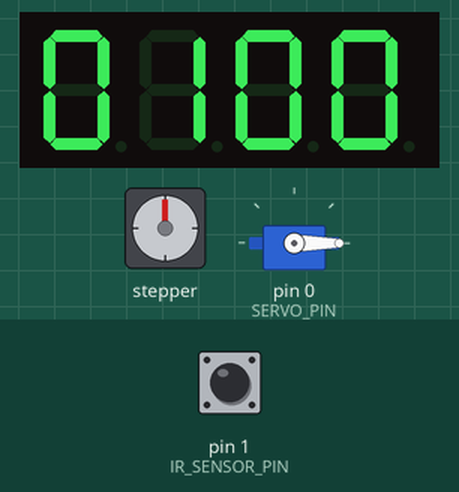
Simulated run of this sketch. Board: Arduino Uno, built with avr-gcc and run on an emulated ATmega328P. Shown: 4-digit seven-segment display, stepper motor, servo. Wiring (inferred from the names in the program): 4-digit 7-segment display, segments lit when HIGH: segments pin 2, pin 3, pin 4, pin 5, pin 6, pin 7, pin 8, pin 9; digit selects pin 10, pin 11, pin 12, pin 13; stepper motor (2048 steps per turn assumed): coils A0, A1, A2, A3. Inputs (shaded band) come from the test bench; at power-on: pin 1 (IR_SENSOR_PIN) LOW. The segment pins are drawn as the display they are named for.

Above: at 1.2 s.
1.3 s: pin 1 (IR_SENSOR_PIN) driven HIGH
At 3.6 s:
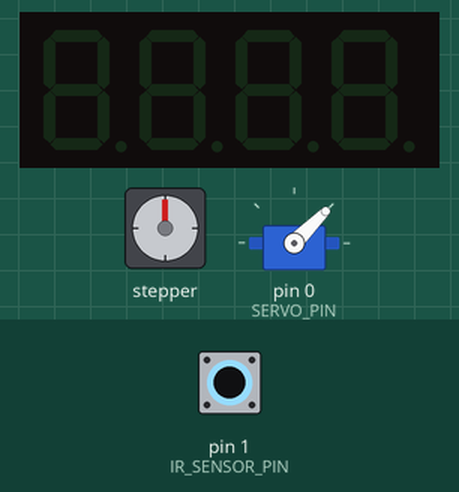
3.9 s: pin 1 (IR_SENSOR_PIN) pulsed LOW 2 times (0.12 s each, 0.3 s apart)
At 4.06 s:
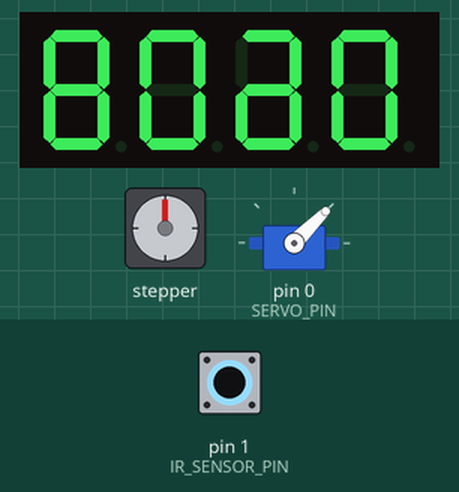
Timing chart, 0 to 6.9 s (numbered marks = the images above; inputs shaded):
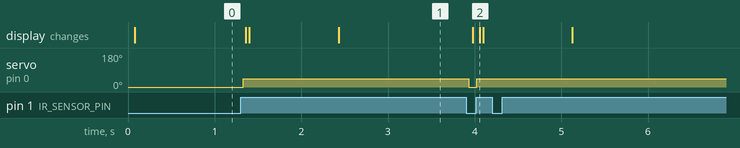

The sketch:

parking_lot_counter.ino
```cpp
#include <Servo.h>

#define trigPin A4
#define echoPin A5
#define SERVO_PIN 0
Servo gateServo;

#define IR_SENSOR_PIN 1

int stepperPins[] = {A0, A1, A2, A3};

int segmentPins[] = {7, 3, 4, 5, 6, 2, 8, 9};
int digitPins[] = {10, 11, 12, 13};

int carCount = 0;
const int maxCars = 10;
int availableSlots = maxCars;
bool isMaxDisplayed = false;
const int stepsPer90Degrees = 300;

void setup() {
  pinMode(trigPin, OUTPUT);
  pinMode(echoPin, INPUT);
  gateServo.attach(SERVO_PIN);
  gateServo.write(0);
  pinMode(IR_SENSOR_PIN, INPUT);
  for (int i = 0; i < 4; i++) {
    pinMode(stepperPins[i], OUTPUT);
  }
  for (int i = 0; i < 8; i++) {
    pinMode(segmentPins[i], OUTPUT);
  }
  for (int i = 0; i < 4; i++) {
    pinMode(digitPins[i], OUTPUT);
    digitalWrite(digitPins[i], HIGH);
  }
  displayInitialValue();
}

void loop() {
  if (digitalRead(IR_SENSOR_PIN) == HIGH && carCount < maxCars) {
    carCount++;
    availableSlots--;
    gateServo.write(45);

    unsigned long startTime = millis();
    while (millis() - startTime < 1000) {
      updateDisplay();
      delay(10);
    }

    while (digitalRead(IR_SENSOR_PIN) == HIGH) {
      delay(100);
    }

    gateServo.write(0);
  }

  if (carCount >= maxCars && !isMaxDisplayed) {
    displayNumber(1, 0, 0, 0);
    delay(1000);
    isMaxDisplayed = true;
  }

  if (carCount >= maxCars && checkUltrasonic()) {
    isMaxDisplayed = false;
    continuousExitDisplay();
    while (checkUltrasonic()) {
      delay(100);
    }
  }

  if (carCount < maxCars || !checkUltrasonic()) {
    updateDisplay();
  }

  delay(10);
}

bool checkUltrasonic() {
  digitalWrite(trigPin, LOW);
  delayMicroseconds(2);
  digitalWrite(trigPin, HIGH);
  delayMicroseconds(10);
  digitalWrite(trigPin, LOW);

  long duration = pulseIn(echoPin, HIGH);
  long distance = (duration / 2) / 29.1;

  return (distance < 10 && distance > 0);
}

void rotateStepper90Degrees() {
  int stepSequence[8][4] = {
    {1, 0, 0, 0},
    {1, 1, 0, 0},
    {0, 1, 0, 0},
    {0, 1, 1, 0},
    {0, 0, 1, 0},
    {0, 0, 1, 1},
    {0, 0, 0, 1},
    {1, 0, 0, 1}
  };

  for (int step = 0; step < stepsPer90Degrees; step++) {
    for (int i = 0; i < 8; i++) {
      for (int j = 0; j < 4; j++) {
        digitalWrite(stepperPins[j], stepSequence[i][j]);
      }
      delay(1);
    }
  }
}

void displayInitialValue() {
  displayNumber(0, 0, 1, 0);
}

void updateDisplay() {
  int d1 = availableSlots % 10;
  int d2 = availableSlots / 10;
  int d3 = carCount % 10;
  int d4 = carCount / 10;

  displayNumber(d1, d2, d3, d4);
}

void continuousExitDisplay() {
  for (int i = 9; i > 0; i--) {
    int d1 = i;
    int d2 = 10 - i;
    int d3;
    int d4;

    rotateStepper90Degrees();
    displayNumber(d1, d3, d2, d4);

    delay(1000);

    while (checkUltrasonic()) {
      updateDisplay();
    }

    if (!checkUltrasonic()) {
      break;
    }
  }
}

void displayNumber(int d1, int d2, int d3, int d4) {
  displayDigit(0, d1);
  displayDigit(1, d2);
  displayDigit(2, d3);
  displayDigit(3, d4);
}

void displayDigit(int digit, int number) {
  for (int i = 0; i < 4; i++) {
    digitalWrite(digitPins[i], HIGH);
  }

  digitalWrite(digitPins[digit], LOW);

  int segments[] = {
    0b00111111,
    0b00000110,
    0b01111010,
    0b01101110,
    0b01000111,
    0b01101101,
    0b01111101,
    0b00100111,
    0b01111111,
    0b01101111
  };

  for (int i = 0; i < 8; i++) {
    digitalWrite(segmentPins[i], bitRead(segments[number], i));
  }

  delay(5);

  digitalWrite(digitPins[digit], HIGH);
}
```

Measured:
- after the input at 1.3 s, servo on pin 0 (SERVO_PIN): 0° → 45° at once; the display: first changes after 0.06 s (image 1 shows a later state)
- after the input at 3.9 s, servo on pin 0 (SERVO_PIN): 45° → 0° at once, → 45° 0.09 s later; the display: first changes after 0.08 s (image 2 shows a later state)
